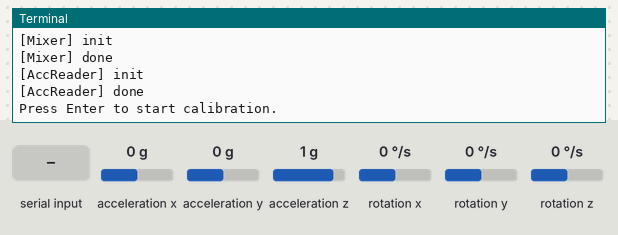
Bench run of a program on a simulated Raspberry Pi (BCM pin numbers). On the bench: the last lines printed to the terminal. The test bench sets the inputs (shaded band); at power-on: acceleration x 0 g, acceleration y 0 g, acceleration z 1 g, rotation x 0 °/s, rotation y 0 °/s, rotation z 0 °/s. The clock reads 2024-03-15 10:24:30 at power-on unless the program sets it.

Above: at 1.2 s.
1.3 s: "1" typed at the terminal, then Enter
At 2.5 s:
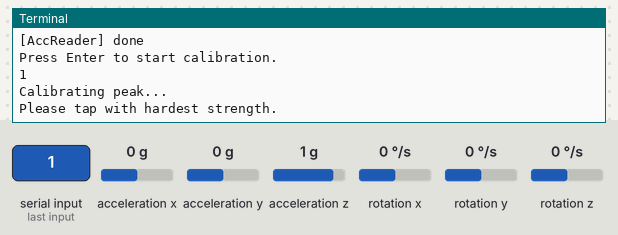
At 7.8 s:
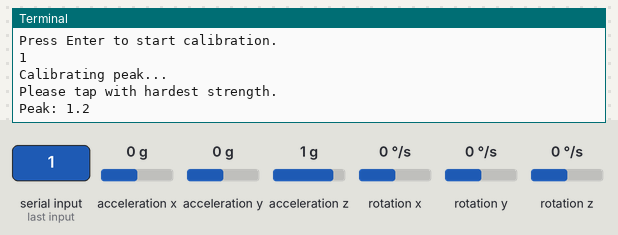

Measured:
- after the input at 1.3 s, the terminal: prints a new line at once (image 1)

The program:

detect_tap.py
```python
import time

from helpers.acc_reader import AccReader
from helpers.mixer import Mixer


def main():
    ctrl = DetectTap()
    ctrl.start()


class DetectTap:
    def __init__(self):
        self.mixer = Mixer()
        self.acc = AccReader()
        self.__load_config()

        input('Press Enter to start calibration.')
        self.__calibrate()

    def __load_config(self):
        self.tap_shock = 0.01
        self.tap_quiet = 0.05
        self.threshold = 2
        self.peak_buffer = 0.2
        self.volume_lowest = 0.1
        self.volume_scale = 1.2
        self.cal_time = 5

    def __calibrate(self):
        self.peak = self.__get_peak()

    def __get_peak(self):
        print('Calibrating peak...')
        print('Please tap with hardest strength.')

        max_val = 0
        t_end = time.time() + self.cal_time
        while time.time() < t_end:
            max_val = max(max_val, self.acc.accleration[2])
        peak = max_val + self.peak_buffer

        print('Peak:', peak)
        return peak

    def __get_volume(self, value):
        volume = (value - self.threshold) * \
            self.volume_scale / (self.peak - self.threshold)
        if volume < self.volume_lowest:
            volume = self.volume_lowest
        elif volume > 1.0:
            volume = 1.0
        return volume

    def start(self):
        tap_end_t = 0
        tap_start_t = 0
        tap_count = 0
        tap_strength = 0
        tap = False

        while True:
            value = self.acc.accleration[2]
            angle = self.acc.gyroscope[1]
            curr_t = time.time()

            if not tap:
                if curr_t - tap_end_t < self.tap_quiet:
                    continue
                if abs(value) > self.threshold and value < 0:
                    tap = True
                    tap_start_t = curr_t
                    tap_strength = max(abs(value), tap_strength)

            else:
                tap_strength = max(abs(value), tap_strength)

                if curr_t - tap_start_t >= self.tap_shock:
                    # play sound
                    volume = self.__get_volume(tap_strength)
                    self.mixer.playKick(volume)

                    tap_count += 1
                    print(f'{tap_count}: {tap_strength}, {volume}')

                    tap = False
                    tap_end_t = curr_t
                    tap_strength = 0


if __name__ == '__main__':
    main()
```

acc_reader.py
```python
import smbus  # import SMBus module of I2C

# MPU6050 Registers and their Address
# https://invensense.tdk.com/wp-content/uploads/2015/02/MPU-6000-Register-Map1.pdf
PWR_MGMT_1 = 0x6B
SMPLRT_DIV = 0x19
CONFIG = 0x1A
GYRO_CONFIG = 0x1B
ACCEL_CONFIG = 0x1C
INT_ENABLE = 0x38
ACCEL_XOUT_H = 0x3B
ACCEL_YOUT_H = 0x3D
ACCEL_ZOUT_H = 0x3F
GYRO_XOUT_H = 0x43
GYRO_YOUT_H = 0x45
GYRO_ZOUT_H = 0x47
MPU_ADDR = 0x68   # MPU6050 device address

class AccReader:
    def __init__(self):
        print('[AccReader] init')
        bus = smbus.SMBus(1)
        # sample rate
        bus.write_byte_data(MPU_ADDR, SMPLRT_DIV, 7)
        # power management
        bus.write_byte_data(MPU_ADDR, PWR_MGMT_1, 1)
        # configuration
        bus.write_byte_data(MPU_ADDR, CONFIG, 0)
        # gyroscope configuration +-2000 deg/s
        bus.write_byte_data(MPU_ADDR, GYRO_CONFIG, 24)
        # accelerometer configuration +-16g
        bus.write_byte_data(MPU_ADDR, ACCEL_CONFIG, 24)
        # write to interrupt enable register
        bus.write_byte_data(MPU_ADDR, INT_ENABLE, 1)
        self.__bus = bus
        print('[AccReader] done')

    def __read_raw_data(self, addr):
        # accelero and Gyro value are 16-bit
        high = self.__bus.read_byte_data(MPU_ADDR, addr)
        low = self.__bus.read_byte_data(MPU_ADDR, addr+1)

        # concatenate higher and lower value
        value = ((high << 8) | low)

        # to get signed value from mpu6050
        if(value > 32768):
            value = value - 65536
        return value

    @property
    def accleration(self):
        acc_x = self.__read_raw_data(ACCEL_XOUT_H)
        acc_y = self.__read_raw_data(ACCEL_YOUT_H)
        acc_z = self.__read_raw_data(ACCEL_ZOUT_H)

        # +-2g: 16384
        # +-4g: 8192
        # +-8g: 4096
        # +-16g: 2048
        Ax = acc_x/2048.0
        Ay = acc_y/2048.0
        Az = acc_z/2048.0

        return (Ax, Ay, Az)

    @property
    def gyroscope(self):
        gyro_x = self.__read_raw_data(GYRO_XOUT_H)
        gyro_y = self.__read_raw_data(GYRO_YOUT_H)
        gyro_z = self.__read_raw_data(GYRO_ZOUT_H)

        Gx = gyro_x/131.0
        Gy = gyro_y/131.0
        Gz = gyro_z/131.0

        return (Gx, Gy, Gz)
```

mixer.py
```python
from os import system
from pygame import mixer
import pygame

PATH = '/home/pi/Documents/Project/audio/'
SAMPLE = 'beep.wav'
LOW_SNARE = 'low-acoustic-snare-sound.wav'
JAZZ_KICK = 'jazz-kickdrum.wav'


class Mixer:
    def __init__(self):
        print('[Mixer] init')
        mixer.init(frequency=44100, size=-16, channels=1, buffer=512)
        self.loadSound()
        print('[Mixer] done')

    def loadSound(self):
        self.sample = mixer.Sound(PATH + SAMPLE)
        self.snare = mixer.Sound(PATH + LOW_SNARE)
        self.kick = mixer.Sound(PATH + JAZZ_KICK)

    def playSample(self, volume=0.5):
        # print('[Mixer] sample', volume)
        self.sample.set_volume(volume)
        self.sample.play()

    def playSnare(self, volume=0.5):
        # print('[Mixer] snare', volume)
        self.snare.set_volume(volume)
        self.snare.play()

    def playKick(self, volume=0.5):
        # print('[Mixer] kick', volume)
        self.kick.set_volume(volume)
        self.kick.play()
```
